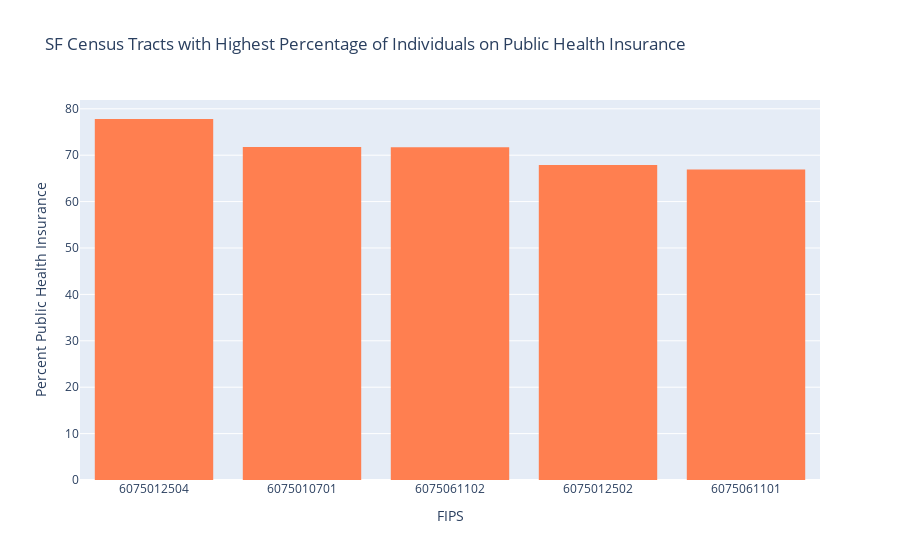

The cell this chart's notebook holds for it:
### Code cell
# creating an interactive bar chart for public health insurance coverage by census tract
HIdf_sorted[['FIPS','Percent Public Health Insurance']].head(5)

fig=px.bar(HIdf_sorted.head(5),
           x='FIPS',
           y='Percent Public Health Insurance',
           title='SF Census Tracts with Highest Percentage of Individuals on Public Health Insurance'
          )
fig.update_traces(marker_line_width=0, marker_color='coral')
           
fig.show()

### Figure 1 — Plotly figure (JSON) as saved in the notebook; plotly's stock layout.template omitted (floating-point values rounded to 4 significant figures)
{"data": [{"alignmentgroup": "True", "hovertemplate": "FIPS=%{x}<br>Percent Public Health Insurance=%{y}<extra></extra>", "legendgroup": "", "marker": {"color": "coral", "line": {"width": 0}, "pattern": {"shape": ""}}, "name": "", "offsetgroup": "", "orientation": "v", "showlegend": false, "textposition": "auto", "type": "bar", "x": ["6075012504", "6075010701", "6075061102", "6075012502", "6075061101"], "xaxis": "x", "y": [77.8, 71.75, 71.72, 67.88, 66.92], "yaxis": "y"}], "layout": {"autosize": true, "barmode": "relative", "legend": {"tracegroupgap": 0}, "title": {"text": "SF Census Tracts with Highest Percentage of Individuals on Public Health Insurance"}, "xaxis": {"anchor": "y", "autorange": true, "domain": [0, 1], "range": [-0.5, 4.5], "title": {"text": "FIPS"}, "type": "category"}, "yaxis": {"anchor": "x", "autorange": true, "domain": [0, 1], "range": [0, 81.89], "title": {"text": "Percent Public Health Insurance"}, "type": "linear"}}}
